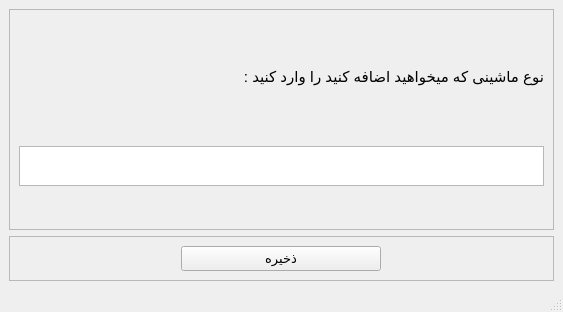
<?xml version="1.0" encoding="UTF-8"?>
<ui version="4.0">
 <class>MainWindow</class>
 <widget class="QMainWindow" name="MainWindow">
  <property name="geometry">
   <rect>
    <x>0</x>
    <y>0</y>
    <width>563</width>
    <height>312</height>
   </rect>
  </property>
  <property name="windowTitle">
   <string>MainWindow</string>
  </property>
  <widget class="QWidget" name="centralwidget">
   <layout class="QVBoxLayout" name="verticalLayout">
    <item>
     <widget class="QFrame" name="frame_2">
      <property name="frameShape">
       <enum>QFrame::StyledPanel</enum>
      </property>
      <property name="frameShadow">
       <enum>QFrame::Raised</enum>
      </property>
      <layout class="QVBoxLayout" name="verticalLayout_3">
       <item>
        <widget class="QLabel" name="label">
         <property name="maximumSize">
          <size>
           <width>16777215</width>
           <height>40</height>
          </size>
         </property>
         <property name="font">
          <font>
           <pointsize>11</pointsize>
          </font>
         </property>
         <property name="text">
          <string>نوع ماشینی که میخواهید اضافه کنید را وارد کنید :</string>
         </property>
        </widget>
       </item>
       <item>
        <widget class="QTextEdit" name="textEdit">
         <property name="minimumSize">
          <size>
           <width>0</width>
           <height>40</height>
          </size>
         </property>
         <property name="maximumSize">
          <size>
           <width>16777215</width>
           <height>30</height>
          </size>
         </property>
         <property name="font">
          <font>
           <pointsize>14</pointsize>
          </font>
         </property>
         <property name="html">
          <string>&lt;!DOCTYPE HTML PUBLIC &quot;-//W3C//DTD HTML 4.0//EN&quot; &quot;http://www.w3.org/TR/REC-html40/strict.dtd&quot;&gt;
&lt;html&gt;&lt;head&gt;&lt;meta name=&quot;qrichtext&quot; content=&quot;1&quot; /&gt;&lt;style type=&quot;text/css&quot;&gt;
p, li { white-space: pre-wrap; }
&lt;/style&gt;&lt;/head&gt;&lt;body style=&quot; font-family:'MS Shell Dlg 2'; font-size:14pt; font-weight:400; font-style:normal;&quot;&gt;
&lt;p align=&quot;right&quot; style=&quot;-qt-paragraph-type:empty; margin-top:0px; margin-bottom:0px; margin-left:0px; margin-right:0px; -qt-block-indent:0; text-indent:0px;&quot;&gt;&lt;br /&gt;&lt;/p&gt;&lt;/body&gt;&lt;/html&gt;</string>
         </property>
        </widget>
       </item>
      </layout>
     </widget>
    </item>
    <item>
     <widget class="QFrame" name="frame">
      <property name="minimumSize">
       <size>
        <width>0</width>
        <height>0</height>
       </size>
      </property>
      <property name="frameShape">
       <enum>QFrame::StyledPanel</enum>
      </property>
      <property name="frameShadow">
       <enum>QFrame::Raised</enum>
      </property>
      <layout class="QVBoxLayout" name="verticalLayout_2">
       <item alignment="Qt::AlignHCenter">
        <widget class="QPushButton" name="pushButton">
         <property name="minimumSize">
          <size>
           <width>200</width>
           <height>0</height>
          </size>
         </property>
         <property name="maximumSize">
          <size>
           <width>300</width>
           <height>16777215</height>
          </size>
         </property>
         <property name="font">
          <font>
           <pointsize>10</pointsize>
          </font>
         </property>
         <property name="text">
          <string>ذخیره</string>
         </property>
        </widget>
       </item>
      </layout>
     </widget>
    </item>
   </layout>
  </widget>
  <widget class="QStatusBar" name="statusbar"/>
 </widget>
 <resources/>
 <connections/>
</ui>
